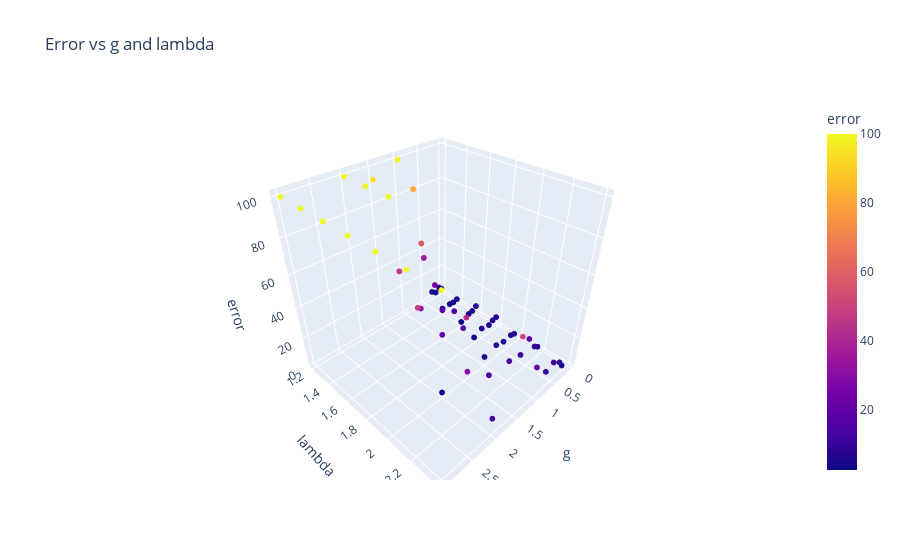

Write notebook code for a chart like this one.
### Code cell
gs, lambdas, errs = aggregate(data, ["g", "lambda"])
errs = [err if err<100 else 100 for err in errs]
plot_data = {"g": gs, "lambda": lambdas, "error": errs}
fig = px.scatter_3d(plot_data, x="g", y="lambda", z="error", color="error", title="Error vs g and lambda")
fig.update_traces(marker=dict(size=2))

### Figure 1 — Plotly figure (JSON) as saved in the notebook; plotly's stock layout.template omitted (floating-point values rounded to 4 significant figures)
{"data": [{"hovertemplate": "g=%{x}<br>lambda=%{y}<br>error=%{marker.color}<extra></extra>", "legendgroup": "", "marker": {"color": [3.697, 5.812, 4.653, 7.746, 8.181, 3.437, 3.85, 5.685, 7.522, 6.881, 7.286, 4.154, 5.537, 4.168, 5.198, 5.811, 7.819, 9.579, 8.69, 34.43, 4.088, 2.602, 7.066, 7.009, 19.13, 13.14, 81.01, 25.35, 14.55, 4.234, 8.565, 12.04, 11.07, 100, 57.6, 20.62, 17.05, 6.245, 14.21, 21.07, 93.89, 47.08, 30.85, 22.21, 43.03, 15.89, 51.0, 100, 100, 100, 49.02, 3.623, 30.06, 11.59, 100, 100, 100, 100, 100, 100, 100], "coloraxis": "coloraxis", "size": 2, "symbol": "circle"}, "mode": "markers", "name": "", "scene": "scene", "showlegend": false, "type": "scatter3d", "x": [0.03, 0.1, 0.1, 0.1, 0.1, 0.2, 0.2, 0.2, 0.2, 0.2, 0.2, 0.2, 0.3, 0.3, 0.3, 0.3, 0.3, 0.3, 0.3, 0.5, 0.5, 0.5, 0.5, 0.5, 0.5, 0.5, 0.7, 0.7, 0.7, 0.7, 0.7, 0.7, 0.7, 1, 1, 1, 1, 1, 1, 1, 1.5, 1.5, 1.5, 1.5, 1.5, 1.5, 1.5, 2, 2, 2, 2, 2, 2, 2, 3, 3, 3, 3, 3, 3, 3], "y": [1.2, 1.2, 1.4, 1.6, 1.8, 1.2, 1.4, 1.6, 1.8, 2, 2.2, 2.4, 1.2, 1.4, 1.6, 1.8, 2, 2.2, 2.4, 1.2, 1.4, 1.6, 1.8, 2, 2.2, 2.4, 1.2, 1.4, 1.6, 1.8, 2, 2.2, 2.4, 1.2, 1.4, 1.6, 1.8, 2, 2.2, 2.4, 1.2, 1.4, 1.6, 1.8, 2, 2.2, 2.4, 1.2, 1.4, 1.6, 1.8, 2, 2.2, 2.4, 1.2, 1.4, 1.6, 1.8, 2, 2.2, 2.4], "z": [3.697, 5.812, 4.653, 7.746, 8.181, 3.437, 3.85, 5.685, 7.522, 6.881, 7.286, 4.154, 5.537, 4.168, 5.198, 5.811, 7.819, 9.579, 8.69, 34.43, 4.088, 2.602, 7.066, 7.009, 19.13, 13.14, 81.01, 25.35, 14.55, 4.234, 8.565, 12.04, 11.07, 100, 57.6, 20.62, 17.05, 6.245, 14.21, 21.07, 93.89, 47.08, 30.85, 22.21, 43.03, 15.89, 51.0, 100, 100, 100, 49.02, 3.623, 30.06, 11.59, 100, 100, 100, 100, 100, 100, 100]}], "layout": {"coloraxis": {"colorbar": {"title": {"text": "error"}}, "colorscale": [[0, "#0d0887"], [0.1111, "#46039f"], [0.2222, "#7201a8"], [0.3333, "#9c179e"], [0.4444, "#bd3786"], [0.5556, "#d8576b"], [0.6667, "#ed7953"], [0.7778, "#fb9f3a"], [0.8889, "#fdca26"], [1, "#f0f921"]]}, "legend": {"tracegroupgap": 0}, "scene": {"domain": {"x": [0, 1], "y": [0, 1]}, "xaxis": {"title": {"text": "g"}}, "yaxis": {"title": {"text": "lambda"}}, "zaxis": {"title": {"text": "error"}}}, "title": {"text": "Error vs g and lambda"}}}
